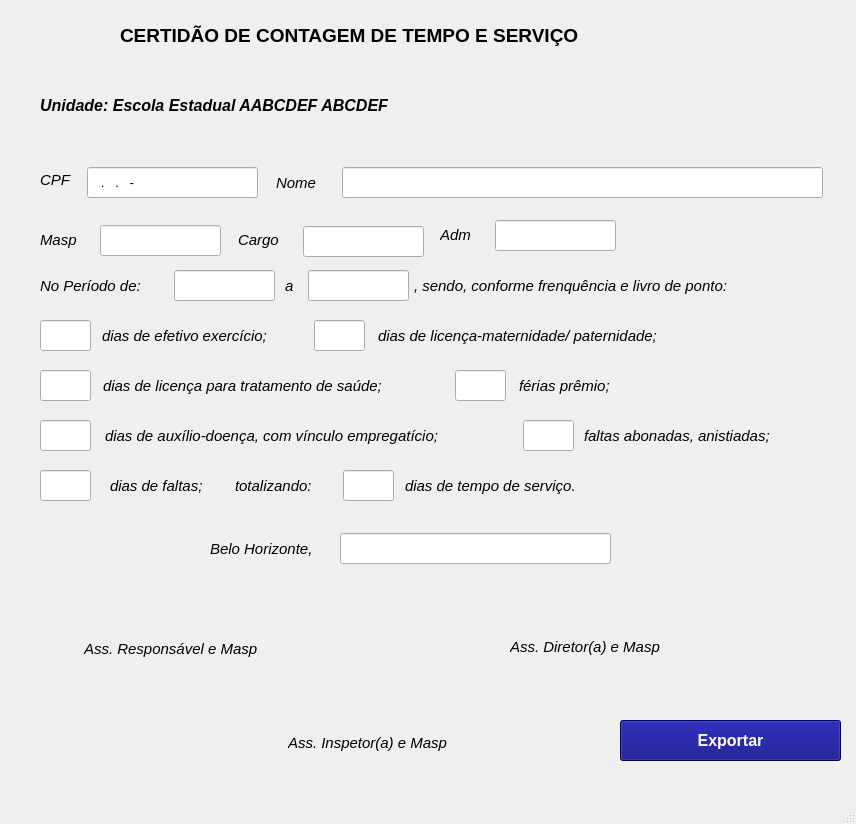
<?xml version="1.0" encoding="UTF-8"?>
<ui version="4.0">
 <class>MainWindow</class>
 <widget class="QMainWindow" name="MainWindow">
  <property name="geometry">
   <rect>
    <x>0</x>
    <y>0</y>
    <width>856</width>
    <height>824</height>
   </rect>
  </property>
  <property name="windowTitle">
   <string>MainWindow</string>
  </property>
  <widget class="QWidget" name="centralwidget">
   <widget class="QLabel" name="label">
    <property name="geometry">
     <rect>
      <x>120</x>
      <y>20</y>
      <width>571</width>
      <height>31</height>
     </rect>
    </property>
    <property name="font">
     <font>
      <family>Arial</family>
      <pointsize>14</pointsize>
      <weight>75</weight>
      <bold>true</bold>
     </font>
    </property>
    <property name="styleSheet">
     <string notr="true"/>
    </property>
    <property name="text">
     <string>CERTIDÃO DE CONTAGEM DE TEMPO E SERVIÇO</string>
    </property>
   </widget>
   <widget class="QPushButton" name="btnExportar">
    <property name="geometry">
     <rect>
      <x>620</x>
      <y>720</y>
      <width>221</width>
      <height>41</height>
     </rect>
    </property>
    <property name="font">
     <font>
      <pointsize>12</pointsize>
      <weight>75</weight>
      <bold>true</bold>
     </font>
    </property>
    <property name="styleSheet">
     <string notr="true">color: rgb(255, 255, 255);
background-color: rgb(0, 0, 127);</string>
    </property>
    <property name="text">
     <string>Exportar</string>
    </property>
   </widget>
   <widget class="QLabel" name="label_2">
    <property name="geometry">
     <rect>
      <x>40</x>
      <y>170</y>
      <width>51</width>
      <height>20</height>
     </rect>
    </property>
    <property name="font">
     <font>
      <family>Arial</family>
      <pointsize>11</pointsize>
      <weight>50</weight>
      <italic>true</italic>
      <bold>false</bold>
     </font>
    </property>
    <property name="text">
     <string>CPF</string>
    </property>
   </widget>
   <widget class="QLineEdit" name="txtCpfRelat">
    <property name="geometry">
     <rect>
      <x>87</x>
      <y>167</y>
      <width>171</width>
      <height>31</height>
     </rect>
    </property>
    <property name="font">
     <font>
      <pointsize>10</pointsize>
     </font>
    </property>
    <property name="inputMask">
     <string>000.000.000-00</string>
    </property>
   </widget>
   <widget class="QLabel" name="label_3">
    <property name="geometry">
     <rect>
      <x>276</x>
      <y>172</y>
      <width>61</width>
      <height>21</height>
     </rect>
    </property>
    <property name="font">
     <font>
      <family>Arial</family>
      <pointsize>11</pointsize>
      <weight>50</weight>
      <italic>true</italic>
      <bold>false</bold>
     </font>
    </property>
    <property name="text">
     <string>Nome</string>
    </property>
   </widget>
   <widget class="QLineEdit" name="txtNome">
    <property name="geometry">
     <rect>
      <x>342</x>
      <y>167</y>
      <width>481</width>
      <height>31</height>
     </rect>
    </property>
    <property name="font">
     <font>
      <pointsize>10</pointsize>
     </font>
    </property>
    <property name="inputMask">
     <string/>
    </property>
   </widget>
   <widget class="QLabel" name="label_4">
    <property name="geometry">
     <rect>
      <x>40</x>
      <y>229</y>
      <width>51</width>
      <height>21</height>
     </rect>
    </property>
    <property name="font">
     <font>
      <family>Arial</family>
      <pointsize>11</pointsize>
      <weight>50</weight>
      <italic>true</italic>
      <bold>false</bold>
     </font>
    </property>
    <property name="text">
     <string>Masp</string>
    </property>
   </widget>
   <widget class="QLineEdit" name="txtMasp">
    <property name="geometry">
     <rect>
      <x>100</x>
      <y>225</y>
      <width>121</width>
      <height>31</height>
     </rect>
    </property>
    <property name="font">
     <font>
      <pointsize>10</pointsize>
     </font>
    </property>
    <property name="inputMask">
     <string/>
    </property>
   </widget>
   <widget class="QLabel" name="label_5">
    <property name="geometry">
     <rect>
      <x>238</x>
      <y>224</y>
      <width>61</width>
      <height>31</height>
     </rect>
    </property>
    <property name="font">
     <font>
      <family>Arial</family>
      <pointsize>11</pointsize>
      <weight>50</weight>
      <italic>true</italic>
      <bold>false</bold>
     </font>
    </property>
    <property name="text">
     <string>Cargo</string>
    </property>
   </widget>
   <widget class="QLineEdit" name="txtCargo">
    <property name="geometry">
     <rect>
      <x>303</x>
      <y>226</y>
      <width>121</width>
      <height>31</height>
     </rect>
    </property>
    <property name="font">
     <font>
      <pointsize>10</pointsize>
     </font>
    </property>
    <property name="inputMask">
     <string/>
    </property>
   </widget>
   <widget class="QLabel" name="label_6">
    <property name="geometry">
     <rect>
      <x>440</x>
      <y>219</y>
      <width>71</width>
      <height>31</height>
     </rect>
    </property>
    <property name="font">
     <font>
      <family>Arial</family>
      <pointsize>11</pointsize>
      <weight>50</weight>
      <italic>true</italic>
      <bold>false</bold>
     </font>
    </property>
    <property name="text">
     <string>Adm</string>
    </property>
   </widget>
   <widget class="QLineEdit" name="txtAdm">
    <property name="geometry">
     <rect>
      <x>495</x>
      <y>220</y>
      <width>121</width>
      <height>31</height>
     </rect>
    </property>
    <property name="font">
     <font>
      <pointsize>10</pointsize>
     </font>
    </property>
    <property name="inputMask">
     <string/>
    </property>
   </widget>
   <widget class="QLabel" name="label_8">
    <property name="geometry">
     <rect>
      <x>40</x>
      <y>270</y>
      <width>121</width>
      <height>31</height>
     </rect>
    </property>
    <property name="font">
     <font>
      <family>Arial</family>
      <pointsize>11</pointsize>
      <weight>50</weight>
      <italic>true</italic>
      <bold>false</bold>
     </font>
    </property>
    <property name="text">
     <string>No Período de:</string>
    </property>
   </widget>
   <widget class="QLineEdit" name="txtDataInicio">
    <property name="geometry">
     <rect>
      <x>174</x>
      <y>270</y>
      <width>101</width>
      <height>31</height>
     </rect>
    </property>
    <property name="font">
     <font>
      <pointsize>10</pointsize>
     </font>
    </property>
    <property name="inputMask">
     <string/>
    </property>
   </widget>
   <widget class="QLabel" name="label_9">
    <property name="geometry">
     <rect>
      <x>285</x>
      <y>270</y>
      <width>16</width>
      <height>31</height>
     </rect>
    </property>
    <property name="font">
     <font>
      <family>Arial</family>
      <pointsize>11</pointsize>
      <weight>50</weight>
      <italic>true</italic>
      <bold>false</bold>
     </font>
    </property>
    <property name="text">
     <string>a</string>
    </property>
   </widget>
   <widget class="QLineEdit" name="txtDataFim">
    <property name="geometry">
     <rect>
      <x>308</x>
      <y>270</y>
      <width>101</width>
      <height>31</height>
     </rect>
    </property>
    <property name="font">
     <font>
      <pointsize>10</pointsize>
     </font>
    </property>
    <property name="inputMask">
     <string/>
    </property>
   </widget>
   <widget class="QLabel" name="label_10">
    <property name="geometry">
     <rect>
      <x>414</x>
      <y>270</y>
      <width>391</width>
      <height>31</height>
     </rect>
    </property>
    <property name="font">
     <font>
      <family>Arial</family>
      <pointsize>11</pointsize>
      <weight>50</weight>
      <italic>true</italic>
      <bold>false</bold>
     </font>
    </property>
    <property name="text">
     <string>, sendo, conforme frenquência e livro de ponto:</string>
    </property>
   </widget>
   <widget class="QLineEdit" name="txtDiasAno">
    <property name="geometry">
     <rect>
      <x>40</x>
      <y>320</y>
      <width>51</width>
      <height>31</height>
     </rect>
    </property>
    <property name="font">
     <font>
      <pointsize>10</pointsize>
     </font>
    </property>
    <property name="inputMask">
     <string/>
    </property>
   </widget>
   <widget class="QLabel" name="label_11">
    <property name="geometry">
     <rect>
      <x>102</x>
      <y>320</y>
      <width>211</width>
      <height>31</height>
     </rect>
    </property>
    <property name="font">
     <font>
      <family>Arial</family>
      <pointsize>11</pointsize>
      <weight>50</weight>
      <italic>true</italic>
      <bold>false</bold>
     </font>
    </property>
    <property name="text">
     <string>dias de efetivo exercício;</string>
    </property>
   </widget>
   <widget class="QLineEdit" name="txtDiasMaterPater">
    <property name="geometry">
     <rect>
      <x>314</x>
      <y>320</y>
      <width>51</width>
      <height>31</height>
     </rect>
    </property>
    <property name="font">
     <font>
      <pointsize>10</pointsize>
     </font>
    </property>
    <property name="inputMask">
     <string/>
    </property>
   </widget>
   <widget class="QLabel" name="label_12">
    <property name="geometry">
     <rect>
      <x>378</x>
      <y>320</y>
      <width>361</width>
      <height>31</height>
     </rect>
    </property>
    <property name="font">
     <font>
      <family>Arial</family>
      <pointsize>11</pointsize>
      <weight>50</weight>
      <italic>true</italic>
      <bold>false</bold>
     </font>
    </property>
    <property name="text">
     <string>dias de licença-maternidade/ paternidade;</string>
    </property>
   </widget>
   <widget class="QLineEdit" name="txtDiasSaude">
    <property name="geometry">
     <rect>
      <x>40</x>
      <y>370</y>
      <width>51</width>
      <height>31</height>
     </rect>
    </property>
    <property name="font">
     <font>
      <pointsize>10</pointsize>
     </font>
    </property>
    <property name="inputMask">
     <string/>
    </property>
   </widget>
   <widget class="QLabel" name="label_13">
    <property name="geometry">
     <rect>
      <x>103</x>
      <y>370</y>
      <width>351</width>
      <height>31</height>
     </rect>
    </property>
    <property name="font">
     <font>
      <family>Arial</family>
      <pointsize>11</pointsize>
      <weight>50</weight>
      <italic>true</italic>
      <bold>false</bold>
     </font>
    </property>
    <property name="text">
     <string>dias de licença para tratamento de saúde;</string>
    </property>
   </widget>
   <widget class="QLineEdit" name="txtDiasFerias">
    <property name="geometry">
     <rect>
      <x>455</x>
      <y>370</y>
      <width>51</width>
      <height>31</height>
     </rect>
    </property>
    <property name="font">
     <font>
      <pointsize>10</pointsize>
     </font>
    </property>
    <property name="inputMask">
     <string/>
    </property>
   </widget>
   <widget class="QLabel" name="label_14">
    <property name="geometry">
     <rect>
      <x>519</x>
      <y>370</y>
      <width>161</width>
      <height>31</height>
     </rect>
    </property>
    <property name="font">
     <font>
      <family>Arial</family>
      <pointsize>11</pointsize>
      <weight>50</weight>
      <italic>true</italic>
      <bold>false</bold>
     </font>
    </property>
    <property name="text">
     <string>férias prêmio;</string>
    </property>
   </widget>
   <widget class="QLineEdit" name="txtDiasAuxDoenca">
    <property name="geometry">
     <rect>
      <x>40</x>
      <y>420</y>
      <width>51</width>
      <height>31</height>
     </rect>
    </property>
    <property name="font">
     <font>
      <pointsize>10</pointsize>
     </font>
    </property>
    <property name="inputMask">
     <string/>
    </property>
   </widget>
   <widget class="QLabel" name="label_15">
    <property name="geometry">
     <rect>
      <x>105</x>
      <y>420</y>
      <width>411</width>
      <height>31</height>
     </rect>
    </property>
    <property name="font">
     <font>
      <family>Arial</family>
      <pointsize>11</pointsize>
      <weight>50</weight>
      <italic>true</italic>
      <bold>false</bold>
     </font>
    </property>
    <property name="text">
     <string>dias de auxílio-doença, com vínculo empregatício;</string>
    </property>
   </widget>
   <widget class="QLineEdit" name="txtDiasAbono">
    <property name="geometry">
     <rect>
      <x>523</x>
      <y>420</y>
      <width>51</width>
      <height>31</height>
     </rect>
    </property>
    <property name="font">
     <font>
      <pointsize>10</pointsize>
     </font>
    </property>
    <property name="inputMask">
     <string/>
    </property>
   </widget>
   <widget class="QLabel" name="label_16">
    <property name="geometry">
     <rect>
      <x>584</x>
      <y>420</y>
      <width>241</width>
      <height>31</height>
     </rect>
    </property>
    <property name="font">
     <font>
      <family>Arial</family>
      <pointsize>11</pointsize>
      <weight>50</weight>
      <italic>true</italic>
      <bold>false</bold>
     </font>
    </property>
    <property name="text">
     <string>faltas abonadas, anistiadas;</string>
    </property>
   </widget>
   <widget class="QLineEdit" name="txtDiasFaltas">
    <property name="geometry">
     <rect>
      <x>40</x>
      <y>470</y>
      <width>51</width>
      <height>31</height>
     </rect>
    </property>
    <property name="font">
     <font>
      <pointsize>10</pointsize>
     </font>
    </property>
    <property name="inputMask">
     <string/>
    </property>
   </widget>
   <widget class="QLabel" name="label_17">
    <property name="geometry">
     <rect>
      <x>110</x>
      <y>470</y>
      <width>121</width>
      <height>31</height>
     </rect>
    </property>
    <property name="font">
     <font>
      <family>Arial</family>
      <pointsize>11</pointsize>
      <weight>50</weight>
      <italic>true</italic>
      <bold>false</bold>
     </font>
    </property>
    <property name="text">
     <string>dias de faltas;</string>
    </property>
   </widget>
   <widget class="QLabel" name="label_18">
    <property name="geometry">
     <rect>
      <x>235</x>
      <y>470</y>
      <width>101</width>
      <height>31</height>
     </rect>
    </property>
    <property name="font">
     <font>
      <family>Arial</family>
      <pointsize>11</pointsize>
      <weight>50</weight>
      <italic>true</italic>
      <bold>false</bold>
     </font>
    </property>
    <property name="text">
     <string>totalizando:</string>
    </property>
   </widget>
   <widget class="QLineEdit" name="txtTotal">
    <property name="geometry">
     <rect>
      <x>343</x>
      <y>470</y>
      <width>51</width>
      <height>31</height>
     </rect>
    </property>
    <property name="font">
     <font>
      <pointsize>10</pointsize>
     </font>
    </property>
    <property name="inputMask">
     <string/>
    </property>
   </widget>
   <widget class="QLabel" name="label_19">
    <property name="geometry">
     <rect>
      <x>405</x>
      <y>470</y>
      <width>211</width>
      <height>31</height>
     </rect>
    </property>
    <property name="font">
     <font>
      <family>Arial</family>
      <pointsize>11</pointsize>
      <weight>50</weight>
      <italic>true</italic>
      <bold>false</bold>
     </font>
    </property>
    <property name="text">
     <string>dias de tempo de serviço.</string>
    </property>
   </widget>
   <widget class="QLabel" name="label_7">
    <property name="geometry">
     <rect>
      <x>40</x>
      <y>90</y>
      <width>521</width>
      <height>31</height>
     </rect>
    </property>
    <property name="font">
     <font>
      <family>Arial</family>
      <pointsize>12</pointsize>
      <weight>75</weight>
      <italic>true</italic>
      <bold>true</bold>
     </font>
    </property>
    <property name="text">
     <string>Unidade: Escola Estadual AABCDEF ABCDEF</string>
    </property>
   </widget>
   <widget class="QLabel" name="label_20">
    <property name="geometry">
     <rect>
      <x>84</x>
      <y>633</y>
      <width>241</width>
      <height>31</height>
     </rect>
    </property>
    <property name="font">
     <font>
      <family>Arial</family>
      <pointsize>11</pointsize>
      <weight>50</weight>
      <italic>true</italic>
      <bold>false</bold>
     </font>
    </property>
    <property name="text">
     <string>Ass. Responsável e Masp</string>
    </property>
   </widget>
   <widget class="QLabel" name="label_21">
    <property name="geometry">
     <rect>
      <x>510</x>
      <y>631</y>
      <width>241</width>
      <height>31</height>
     </rect>
    </property>
    <property name="font">
     <font>
      <family>Arial</family>
      <pointsize>11</pointsize>
      <weight>50</weight>
      <italic>true</italic>
      <bold>false</bold>
     </font>
    </property>
    <property name="text">
     <string>Ass. Diretor(a) e Masp</string>
    </property>
   </widget>
   <widget class="QLabel" name="label_22">
    <property name="geometry">
     <rect>
      <x>288</x>
      <y>727</y>
      <width>241</width>
      <height>31</height>
     </rect>
    </property>
    <property name="font">
     <font>
      <family>Arial</family>
      <pointsize>11</pointsize>
      <weight>50</weight>
      <italic>true</italic>
      <bold>false</bold>
     </font>
    </property>
    <property name="text">
     <string>Ass. Inspetor(a) e Masp</string>
    </property>
   </widget>
   <widget class="QLabel" name="label_23">
    <property name="geometry">
     <rect>
      <x>210</x>
      <y>533</y>
      <width>131</width>
      <height>31</height>
     </rect>
    </property>
    <property name="font">
     <font>
      <family>Arial</family>
      <pointsize>11</pointsize>
      <weight>50</weight>
      <italic>true</italic>
      <bold>false</bold>
     </font>
    </property>
    <property name="text">
     <string>Belo Horizonte,</string>
    </property>
   </widget>
   <widget class="QLineEdit" name="txtDataDia">
    <property name="geometry">
     <rect>
      <x>340</x>
      <y>533</y>
      <width>271</width>
      <height>31</height>
     </rect>
    </property>
    <property name="font">
     <font>
      <pointsize>10</pointsize>
     </font>
    </property>
    <property name="inputMask">
     <string/>
    </property>
   </widget>
  </widget>
  <widget class="QMenuBar" name="menubar">
   <property name="geometry">
    <rect>
     <x>0</x>
     <y>0</y>
     <width>856</width>
     <height>26</height>
    </rect>
   </property>
  </widget>
  <widget class="QStatusBar" name="statusbar"/>
 </widget>
 <resources/>
 <connections/>
</ui>
